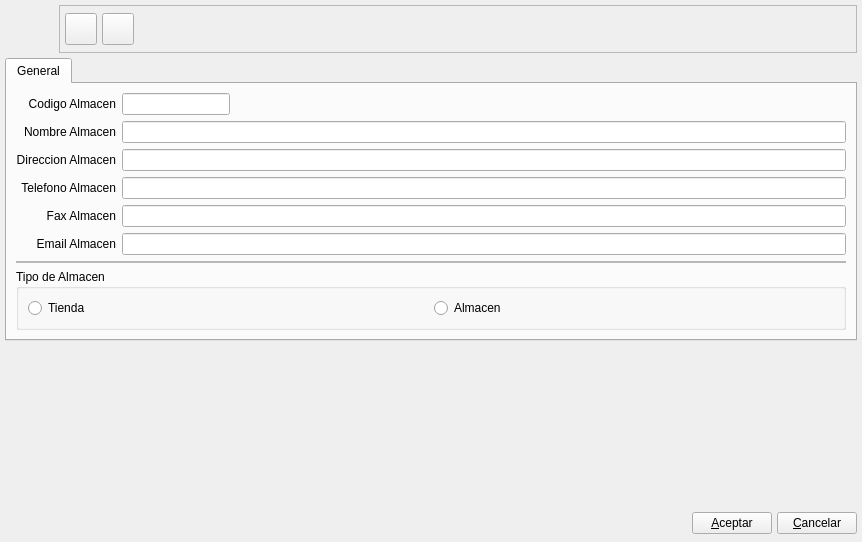
<ui version="4.0" >
 <author>Tomeu Borras Riera</author>
 <class>AlmacenBase</class>
 <widget class="QWidget" name="AlmacenBase" >
  <property name="geometry" >
   <rect>
    <x>0</x>
    <y>0</y>
    <width>862</width>
    <height>542</height>
   </rect>
  </property>
  <property name="windowTitle" >
   <string>Nuevo almacen</string>
  </property>
  <property name="windowIcon" >
   <iconset resource="../../../bulmages.qrc" >:/Images/receive.png</iconset>
  </property>
  <layout class="QVBoxLayout" >
   <property name="margin" >
    <number>5</number>
   </property>
   <property name="spacing" >
    <number>5</number>
   </property>
   <item>
    <layout class="QHBoxLayout" >
     <property name="margin" >
      <number>0</number>
     </property>
     <property name="spacing" >
      <number>6</number>
     </property>
     <item>
      <widget class="QLabel" name="label" >
       <property name="minimumSize" >
        <size>
         <width>48</width>
         <height>48</height>
        </size>
       </property>
       <property name="maximumSize" >
        <size>
         <width>48</width>
         <height>48</height>
        </size>
       </property>
       <property name="text" >
        <string/>
       </property>
       <property name="pixmap" >
        <pixmap resource="../../../bulmages.qrc" >:/Images/warehouse.png</pixmap>
       </property>
      </widget>
     </item>
     <item>
      <widget class="QFrame" name="frame" >
       <property name="frameShape" >
        <enum>QFrame::StyledPanel</enum>
       </property>
       <property name="frameShadow" >
        <enum>QFrame::Raised</enum>
       </property>
       <layout class="QHBoxLayout" >
        <property name="margin" >
         <number>5</number>
        </property>
        <property name="spacing" >
         <number>5</number>
        </property>
        <item>
         <widget class="QToolButton" name="mui_guardar" >
          <property name="minimumSize" >
           <size>
            <width>32</width>
            <height>32</height>
           </size>
          </property>
          <property name="maximumSize" >
           <size>
            <width>32</width>
            <height>32</height>
           </size>
          </property>
          <property name="toolTip" >
           <string>Guardar almacen</string>
          </property>
          <property name="whatsThis" >
           <string>Guardar almacen</string>
          </property>
          <property name="text" >
           <string/>
          </property>
          <property name="icon" >
           <iconset resource="../../../bulmages.qrc" >:/Images/edit-save.png</iconset>
          </property>
          <property name="iconSize" >
           <size>
            <width>32</width>
            <height>32</height>
           </size>
          </property>
          <property name="shortcut" >
           <string>Ctrl+S</string>
          </property>
         </widget>
        </item>
        <item>
         <widget class="QToolButton" name="mui_borrar" >
          <property name="minimumSize" >
           <size>
            <width>32</width>
            <height>32</height>
           </size>
          </property>
          <property name="maximumSize" >
           <size>
            <width>32</width>
            <height>32</height>
           </size>
          </property>
          <property name="toolTip" >
           <string>Borrar almacen</string>
          </property>
          <property name="whatsThis" >
           <string>Borrar almacen</string>
          </property>
          <property name="text" >
           <string/>
          </property>
          <property name="icon" >
           <iconset resource="../../../bulmages.qrc" >:Images/edit-delete.png</iconset>
          </property>
          <property name="iconSize" >
           <size>
            <width>32</width>
            <height>32</height>
           </size>
          </property>
          <property name="shortcut" >
           <string>Ctrl+D</string>
          </property>
         </widget>
        </item>
        <item>
         <spacer>
          <property name="orientation" >
           <enum>Qt::Horizontal</enum>
          </property>
          <property name="sizeType" >
           <enum>QSizePolicy::Expanding</enum>
          </property>
          <property name="sizeHint" >
           <size>
            <width>41</width>
            <height>34</height>
           </size>
          </property>
         </spacer>
        </item>
       </layout>
      </widget>
     </item>
    </layout>
   </item>
   <item>
    <widget class="QTabWidget" name="mui_tab" >
     <widget class="QWidget" name="tab_2" >
      <attribute name="title" >
       <string>General</string>
      </attribute>
      <layout class="QGridLayout" >
       <property name="margin" >
        <number>9</number>
       </property>
       <property name="spacing" >
        <number>6</number>
       </property>
       <item row="7" column="0" colspan="3" >
        <widget class="QGroupBox" name="groupBox" >
         <property name="title" >
          <string>Tipo de Almacen</string>
         </property>
         <layout class="QHBoxLayout" >
          <property name="margin" >
           <number>9</number>
          </property>
          <property name="spacing" >
           <number>6</number>
          </property>
          <item>
           <widget class="BlRadioButton" name="mui_tipoalmacen_t" >
            <property name="text" >
             <string>Tienda</string>
            </property>
           </widget>
          </item>
          <item>
           <widget class="BlRadioButton" name="mui_tipoalmacen_a" >
            <property name="text" >
             <string>Almacen</string>
            </property>
           </widget>
          </item>
         </layout>
        </widget>
       </item>
       <item row="6" column="0" colspan="3" >
        <widget class="QFrame" name="mui_frameplugin" >
         <property name="frameShape" >
          <enum>QFrame::StyledPanel</enum>
         </property>
         <property name="frameShadow" >
          <enum>QFrame::Raised</enum>
         </property>
        </widget>
       </item>
       <item row="5" column="0" >
        <widget class="QLabel" name="textLabel1_4_8" >
         <property name="text" >
          <string>Email Almacen</string>
         </property>
         <property name="alignment" >
          <set>Qt::AlignRight|Qt::AlignTrailing|Qt::AlignVCenter</set>
         </property>
         <property name="buddy" >
          <cstring>mui_nomalmacen</cstring>
         </property>
        </widget>
       </item>
       <item row="5" column="1" colspan="2" >
        <widget class="QLineEdit" name="mui_emailalmacen" >
         <property name="enabled" >
          <bool>true</bool>
         </property>
         <property name="sizePolicy" >
          <sizepolicy>
           <hsizetype>5</hsizetype>
           <vsizetype>0</vsizetype>
           <horstretch>0</horstretch>
           <verstretch>0</verstretch>
          </sizepolicy>
         </property>
         <property name="minimumSize" >
          <size>
           <width>150</width>
           <height>0</height>
          </size>
         </property>
         <property name="alignment" >
          <set>Qt::AlignLeading</set>
         </property>
         <property name="readOnly" >
          <bool>false</bool>
         </property>
        </widget>
       </item>
       <item row="4" column="0" >
        <widget class="QLabel" name="textLabel1_4_7" >
         <property name="text" >
          <string>Fax Almacen</string>
         </property>
         <property name="alignment" >
          <set>Qt::AlignRight|Qt::AlignTrailing|Qt::AlignVCenter</set>
         </property>
         <property name="buddy" >
          <cstring>mui_nomalmacen</cstring>
         </property>
        </widget>
       </item>
       <item row="4" column="1" colspan="2" >
        <widget class="QLineEdit" name="mui_faxalmacen" >
         <property name="enabled" >
          <bool>true</bool>
         </property>
         <property name="sizePolicy" >
          <sizepolicy>
           <hsizetype>5</hsizetype>
           <vsizetype>0</vsizetype>
           <horstretch>0</horstretch>
           <verstretch>0</verstretch>
          </sizepolicy>
         </property>
         <property name="minimumSize" >
          <size>
           <width>150</width>
           <height>0</height>
          </size>
         </property>
         <property name="alignment" >
          <set>Qt::AlignRight</set>
         </property>
         <property name="readOnly" >
          <bool>false</bool>
         </property>
        </widget>
       </item>
       <item row="3" column="0" >
        <widget class="QLabel" name="textLabel1_4_6" >
         <property name="text" >
          <string>Telefono Almacen</string>
         </property>
         <property name="alignment" >
          <set>Qt::AlignRight|Qt::AlignTrailing|Qt::AlignVCenter</set>
         </property>
         <property name="buddy" >
          <cstring>mui_nomalmacen</cstring>
         </property>
        </widget>
       </item>
       <item row="3" column="1" colspan="2" >
        <widget class="QLineEdit" name="mui_telalmacen" >
         <property name="enabled" >
          <bool>true</bool>
         </property>
         <property name="sizePolicy" >
          <sizepolicy>
           <hsizetype>5</hsizetype>
           <vsizetype>0</vsizetype>
           <horstretch>0</horstretch>
           <verstretch>0</verstretch>
          </sizepolicy>
         </property>
         <property name="minimumSize" >
          <size>
           <width>150</width>
           <height>0</height>
          </size>
         </property>
         <property name="alignment" >
          <set>Qt::AlignRight</set>
         </property>
         <property name="readOnly" >
          <bool>false</bool>
         </property>
        </widget>
       </item>
       <item row="2" column="0" >
        <widget class="QLabel" name="textLabel1_4_5" >
         <property name="text" >
          <string>Direccion Almacen</string>
         </property>
         <property name="alignment" >
          <set>Qt::AlignRight|Qt::AlignTrailing|Qt::AlignVCenter</set>
         </property>
         <property name="buddy" >
          <cstring>mui_nomalmacen</cstring>
         </property>
        </widget>
       </item>
       <item row="2" column="1" colspan="2" >
        <widget class="QLineEdit" name="mui_diralmacen" >
         <property name="enabled" >
          <bool>true</bool>
         </property>
         <property name="sizePolicy" >
          <sizepolicy>
           <hsizetype>5</hsizetype>
           <vsizetype>0</vsizetype>
           <horstretch>0</horstretch>
           <verstretch>0</verstretch>
          </sizepolicy>
         </property>
         <property name="minimumSize" >
          <size>
           <width>150</width>
           <height>0</height>
          </size>
         </property>
         <property name="alignment" >
          <set>Qt::AlignLeading</set>
         </property>
         <property name="readOnly" >
          <bool>false</bool>
         </property>
        </widget>
       </item>
       <item row="1" column="0" >
        <widget class="QLabel" name="textLabel1_4_4" >
         <property name="text" >
          <string>Nombre Almacen</string>
         </property>
         <property name="alignment" >
          <set>Qt::AlignRight|Qt::AlignTrailing|Qt::AlignVCenter</set>
         </property>
         <property name="buddy" >
          <cstring>mui_nomalmacen</cstring>
         </property>
        </widget>
       </item>
       <item row="1" column="1" colspan="2" >
        <widget class="QLineEdit" name="mui_nomalmacen" >
         <property name="enabled" >
          <bool>true</bool>
         </property>
         <property name="sizePolicy" >
          <sizepolicy>
           <hsizetype>5</hsizetype>
           <vsizetype>0</vsizetype>
           <horstretch>0</horstretch>
           <verstretch>0</verstretch>
          </sizepolicy>
         </property>
         <property name="minimumSize" >
          <size>
           <width>150</width>
           <height>0</height>
          </size>
         </property>
         <property name="alignment" >
          <set>Qt::AlignLeading</set>
         </property>
         <property name="readOnly" >
          <bool>false</bool>
         </property>
        </widget>
       </item>
       <item row="0" column="0" >
        <widget class="QLabel" name="textLabel1_2_2_3_2" >
         <property name="text" >
          <string>Codigo Almacen</string>
         </property>
         <property name="alignment" >
          <set>Qt::AlignRight|Qt::AlignTrailing|Qt::AlignVCenter</set>
         </property>
         <property name="buddy" >
          <cstring>mui_codigoalmacen</cstring>
         </property>
        </widget>
       </item>
       <item row="0" column="1" >
        <widget class="QLineEdit" name="mui_codigoalmacen" >
         <property name="sizePolicy" >
          <sizepolicy>
           <hsizetype>5</hsizetype>
           <vsizetype>0</vsizetype>
           <horstretch>0</horstretch>
           <verstretch>0</verstretch>
          </sizepolicy>
         </property>
        </widget>
       </item>
       <item row="0" column="2" >
        <spacer>
         <property name="orientation" >
          <enum>Qt::Horizontal</enum>
         </property>
         <property name="sizeHint" >
          <size>
           <width>161</width>
           <height>20</height>
          </size>
         </property>
        </spacer>
       </item>
      </layout>
     </widget>
    </widget>
   </item>
   <item>
    <spacer>
     <property name="orientation" >
      <enum>Qt::Vertical</enum>
     </property>
     <property name="sizeHint" >
      <size>
       <width>691</width>
       <height>51</height>
      </size>
     </property>
    </spacer>
   </item>
   <item>
    <layout class="QHBoxLayout" >
     <property name="margin" >
      <number>0</number>
     </property>
     <property name="spacing" >
      <number>5</number>
     </property>
     <item>
      <spacer>
       <property name="orientation" >
        <enum>Qt::Horizontal</enum>
       </property>
       <property name="sizeType" >
        <enum>QSizePolicy::Expanding</enum>
       </property>
       <property name="sizeHint" >
        <size>
         <width>201</width>
         <height>27</height>
        </size>
       </property>
      </spacer>
     </item>
     <item>
      <widget class="QPushButton" name="mui_aceptar" >
       <property name="text" >
        <string>&amp;Aceptar</string>
       </property>
      </widget>
     </item>
     <item>
      <widget class="QPushButton" name="mui_cancelar" >
       <property name="text" >
        <string>&amp;Cancelar</string>
       </property>
      </widget>
     </item>
    </layout>
   </item>
  </layout>
 </widget>
 <layoutdefault spacing="4" margin="3" />
 <customwidgets>
  <customwidget>
   <class>BlRadioButton</class>
   <extends>QRadioButton</extends>
   <header>blradiobutton.h</header>
  </customwidget>
 </customwidgets>
 <resources>
  <include location="../../../bulmages.qrc" />
 </resources>
 <connections/>
</ui>
